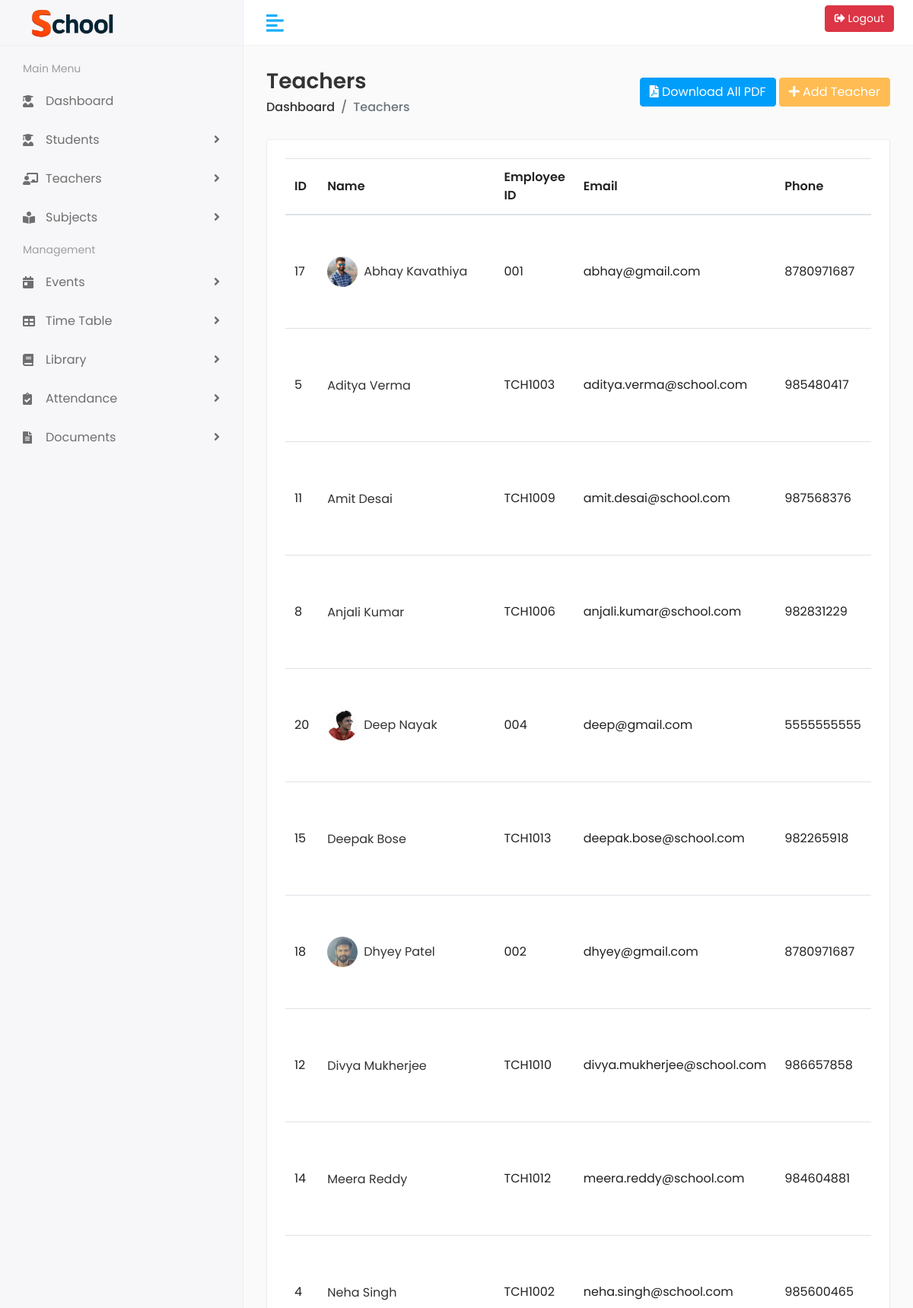
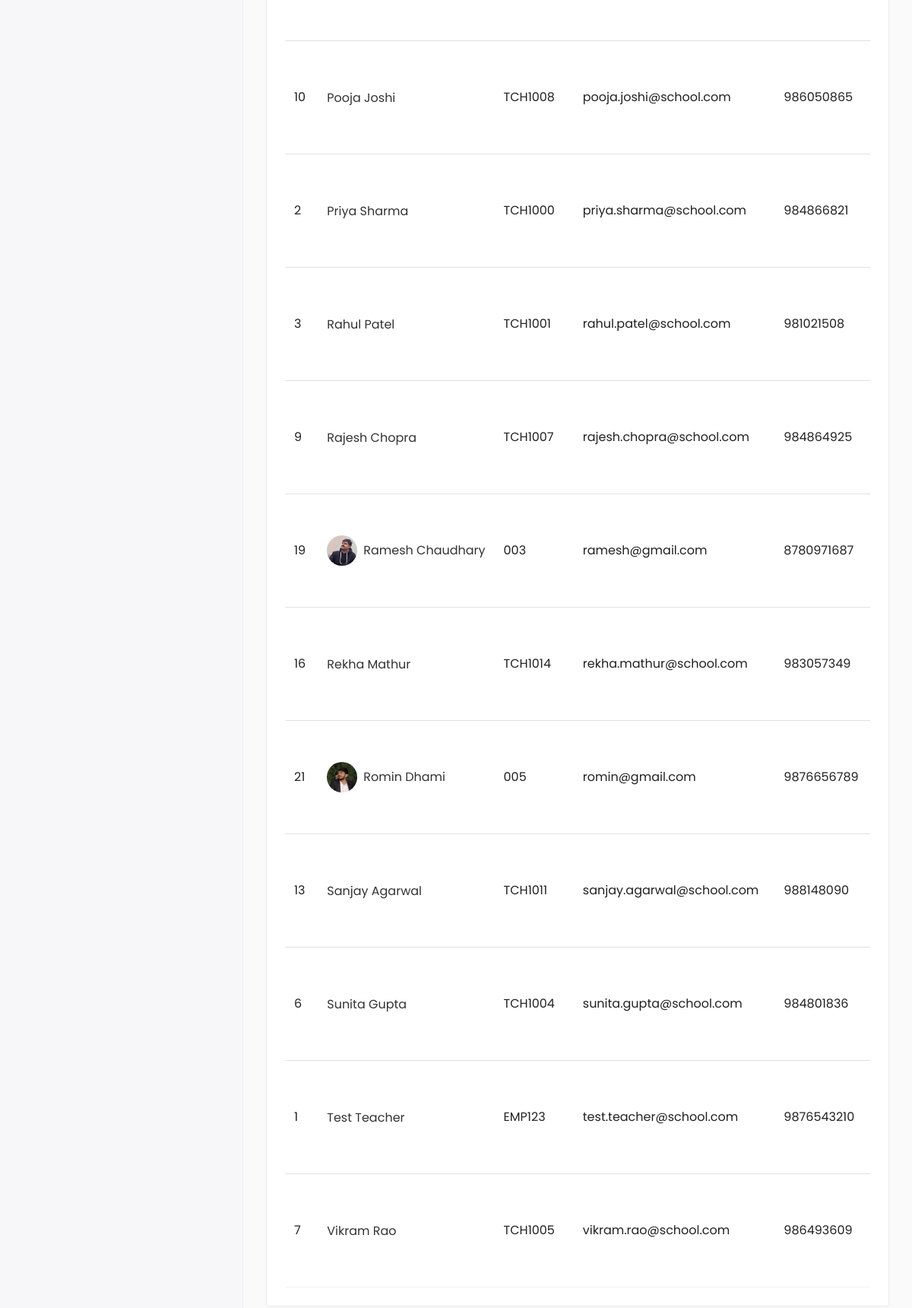
/teachers/ (signed in), run on the app's committed database (2 pictures, top to bottom).
### school_teachers/models.py (models this page shows, shortened)
class Teacher(models.Model):
    GENDER_CHOICES = [
        ('M', 'Male'),
        ('F', 'Female'),
        ('O', 'Other'),
    ]
    user = models.OneToOneField(User, on_delete=models.CASCADE, null=True, blank=True)
    first_name = models.CharField(max_length=100)
    last_name = models.CharField(max_length=100)
    employee_id = models.CharField(max_length=20, unique=True)
    gender = models.CharField(max_length=1, choices=GENDER_CHOICES)
    date_of_birth = models.DateField()
    email = models.EmailField(unique=True)
    phone_number = models.CharField(max_length=15)
    address = models.TextField()
    qualification = models.CharField(max_length=100)
    specialization = models.CharField(max_length=100)
    joining_date = models.DateField()
    profile_picture = models.ImageField(upload_to='teachers/profiles/', null=True, blank=True)
    is_active = models.BooleanField(default=True)
    created_at = models.DateTimeField(auto_now_add=True)
    updated_at = models.DateTimeField(auto_now=True)
    class Meta:
        ordering = ['first_name', 'last_name']

### school_teachers/views.py (the view)
# urls.py: path('', views.teacher_list, name='teacher_list'),
@teacher_required
def teacher_list(request):
    teachers = Teacher.objects.all()
    return render(request, 'school_teachers/list.html', {'teachers': teachers})

### core/templatetags/core_extras.py (called while the page is built)
@register.filter
def avatar_color_class(username):
    hash_object = hashlib.md5(username.encode())
    hash_value = int(hash_object.hexdigest(), 16)
    color_index = (hash_value % 10) + 1
    return f"avatar-bg-{color_index}"

### school_teachers/templates/school_teachers/list.html (shortened to what this page needs)
{% extends 'base.html' %}
{% load static %}
{% block content %}
<div class="page-header">
    <div class="row align-items-center">
        <div class="col">
            <h3 class="page-title">Teachers</h3>
            <ul class="breadcrumb">
                <li class="breadcrumb-item"><a href="{% url 'core:home' %}">Dashboard</a></li>
                <li class="breadcrumb-item active">Teachers</li>
            </ul>
        </div>
        <div class="col-auto text-end float-end ms-auto">
            <a href="{% url 'school_teachers:generate_all_teachers_pdf' %}" class="btn btn-info me-2">
                <i class="fas fa-file-pdf"></i> Download All PDF
            </a>
            {% if not request.user_type == 'teacher' %}
            <a href="{% url 'school_teachers:teacher_create' %}" class="btn btn-primary">
                <i class="fas fa-plus"></i> Add Teacher
            </a>
            {% endif %}
        </div>
    </div>
</div>
<div class="row">
    <div class="col-sm-12">
        <div class="card">
            <div class="card-body">
                <div class="table-responsive">
                    <table class="table table-hover table-center mb-0">
                        <thead>
                            <tr>
                                <th>ID</th>
                                <th>Name</th>
                                <th>Employee ID</th>
                                <th>Email</th>
                                <th>Phone</th>
                            </tr>
                        </thead>
                        <tbody>
                            {% for teacher in teachers %}
                            <tr>
                                <td>{{ teacher.id }}</td>
                                <td>
                                    <h2 class="table-avatar">
                                        {% if teacher.profile_picture %}
                                        <a href="{% url 'school_teachers:teacher_detail' teacher.pk %}"
                                            class="avatar avatar-sm mr-2">
                                            <img class="avatar-img rounded-circle"
                                                src="{{ teacher.profile_picture.url }}" alt="Teacher Image">
                                        </a>
                                        {% endif %}
                                        <a href="{% url 'school_teachers:teacher_detail' teacher.pk %}">
                                            {{ teacher.first_name }} {{ teacher.last_name }}
                                        </a>
                                    </h2>
                                </td>
                                <td>{{ teacher.employee_id }}</td>
                                <td>{{ teacher.email }}</td>
                                <td>{{ teacher.phone_number }}</td>
                            </tr>
                            {% empty %}
                            <tr>
                                <td colspan="{% if request.user_type == 'teacher' %}7{% else %}8{% endif %}"
                                    class="text-center">No teachers found.</td>
                            </tr>
                            {% endfor %}
                        </tbody>
                    </table>
                </div>
            </div>
        </div>
    </div>
</div>
{% endblock %}

### static/assets/css/style.css (style rules this page uses)
html { height: 100%; }
body { background-color: #fff; color: #333; font-family: 'Poppins', sans-serif; font-size: 1rem; height: 100%; line-height: 1.5; overflow-x: hidden; }
h1, h2, h3, h4, h5, h6 { font-family: 'Poppins', sans-serif; margin-top: 0; }
a { color: #009ce7; }
ul, ol { padding: 0px; list-style: none; }
.table { color: #333; max-width: 100%; margin-bottom: 0; width: 100%; }
table.table td h2 { display: inline-block; font-size: inherit; font-weight: 400; margin: 0; padding: 0; vertical-align: middle; }
table.table td h2.table-avatar { align-items: center; display: inline-flex; font-size: inherit; font-weight: 400; margin: 0; padding: 0; vertical-align: middle; white-space: nowrap; }
table.table td h2 a { color: #333; }
.table thead tr th { font-weight: 600; }
.table tbody tr { border-bottom: 1px solid rgba(0, 0, 0, 0.05); }
.table.table-center td, .table.table-center th { vertical-align: middle; }
.btn-primary { background-color: #FFBC53; border: 1px solid #FFBC53; }
.btn-info { background-color: #009efb; border: 1px solid #009efb }
.card { border: 1px solid #ececf5; box-shadow: 0 1px 3px 0 rgba(0, 0, 0, 0.03); margin-bottom: 1.875rem; }
.card-body { padding: 1.5rem; }
.avatar { position: relative; display: inline-block; width: 3rem; height: 3rem }
.avatar>img { width: 100%; height: 100%; -o-object-fit: cover; object-fit: cover; }
.avatar-sm { width: 2.5rem; height: 2.5rem; }
.page-header { margin-bottom: 1.875rem; }
.page-header .breadcrumb { background-color: transparent; color: #6c757d; font-size: 1rem; font-weight: 500; margin-bottom: 0; padding: 0; }
.page-header .breadcrumb a { color: #333; }
.page-title { font-size: 28px; font-weight: 600; color: #333; margin-bottom: 5px; }

### templates/base.html (style rules this page uses)
:root { --dark-bg: #121212; --dark-surface: #1e1e1e; --dark-surface-2: #2d2d2d; --dark-text: #e0e0e0; --dark-text-secondary: #b0b0b0; --dark-accent: #bb86fc; --dark-error: #cf6679; --dark-warning: #ff9800; --light-bg: #fafafa; --light-surface: #ffffff; --light-surface-2: #f5f5f5; --light-text: #212121; --light-text-secondary: #757575; --light-accent: #6200ee; --light-error: #b00020; --light-warning: #ff9800; --bg-color: var(--light-bg); --surface-color: var(--light-surface); --surface-color-2: var(--light-surface-2); --text-color: var(--light-text); --text-color-secondary: var(--light-text-secondary); --accent-color: var(--light-accent); --error-color: var(--light-error); --warning-color: var(--light-warning); }
body { transition: background-color 0.3s ease; background-color: var(--bg-color); color: var(--text-color); }
.card { background-color: var(--surface-color); color: var(--text-color); transition: background-color 0.3s ease, color 0.3s ease; }
.table { color: var(--text-color); transition: color 0.3s ease; }

### data on the page
Teacher: id "17", profile_picture (picture), first_name "Abhay", last_name "Kavathiya", employee_id "001", email "abhay@gmail.com", phone_number "8780971687"
Teacher: id "5", first_name "Aditya", last_name "Verma", employee_id "TCH1003", email "aditya.verma@school.com", phone_number "985480417"
Teacher: id "11", first_name "Amit", last_name "Desai", employee_id "TCH1009", email "amit.desai@school.com", phone_number "987568376"
Teacher: id "8", first_name "Anjali", last_name "Kumar", employee_id "TCH1006", email "anjali.kumar@school.com", phone_number "982831229"
Teacher: id "20", profile_picture (picture), first_name "Deep", last_name "Nayak", employee_id "004", email "deep@gmail.com", phone_number "5555555555"
Teacher: id "15", first_name "Deepak", last_name "Bose", employee_id "TCH1013", email "deepak.bose@school.com", phone_number "982265918"
Teacher: id "18", profile_picture (picture), first_name "Dhyey", last_name "Patel", employee_id "002", email "dhyey@gmail.com", phone_number "8780971687"
Teacher: id "12", first_name "Divya", last_name "Mukherjee", employee_id "TCH1010", email "divya.mukherjee@school.com", phone_number "986657858"
Teacher: id "14", first_name "Meera", last_name "Reddy", employee_id "TCH1012", email "meera.reddy@school.com", phone_number "984604881"
Teacher: id "4", first_name "Neha", last_name "Singh", employee_id "TCH1002", email "neha.singh@school.com", phone_number "985600465"
Teacher: id "10", first_name "Pooja", last_name "Joshi", employee_id "TCH1008", email "pooja.joshi@school.com", phone_number "986050865"
Teacher: id "2", first_name "Priya", last_name "Sharma", employee_id "TCH1000", email "priya.sharma@school.com", phone_number "984866821"
Teacher: id "3", first_name "Rahul", last_name "Patel", employee_id "TCH1001", email "rahul.patel@school.com", phone_number "981021508"
Teacher: id "9", first_name "Rajesh", last_name "Chopra", employee_id "TCH1007", email "rajesh.chopra@school.com", phone_number "984864925"
Teacher: id "19", profile_picture (picture), first_name "Ramesh", last_name "Chaudhary", employee_id "003", email "ramesh@gmail.com", phone_number "8780971687"
Teacher: id "16", first_name "Rekha", last_name "Mathur", employee_id "TCH1014", email "rekha.mathur@school.com", phone_number "983057349"
Teacher: id "21", profile_picture (picture), first_name "Romin", last_name "Dhami", employee_id "005", email "romin@gmail.com", phone_number "9876656789"
Teacher: id "13", first_name "Sanjay", last_name "Agarwal", employee_id "TCH1011", email "sanjay.agarwal@school.com", phone_number "988148090"
Teacher: id "6", first_name "Sunita", last_name "Gupta", employee_id "TCH1004", email "sunita.gupta@school.com", phone_number "984801836"
Teacher: id "1", first_name "Test", last_name "Teacher", employee_id "EMP123", email "test.teacher@school.com", phone_number "9876543210"
Teacher: id "7", first_name "Vikram", last_name "Rao", employee_id "TCH1005", email "vikram.rao@school.com", phone_number "986493609"
